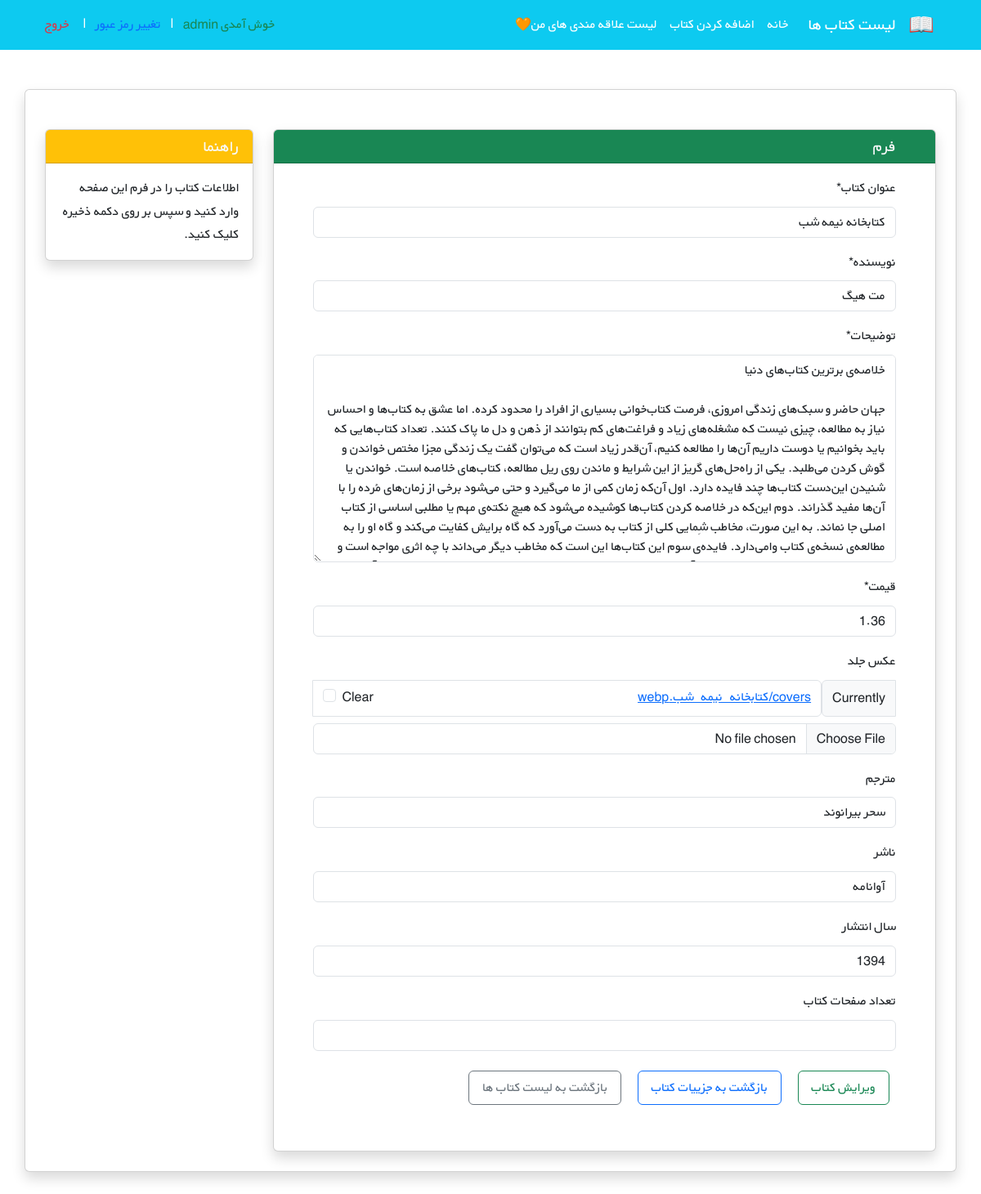
Page /books/update/6/ (signed in) on the earlier database version.
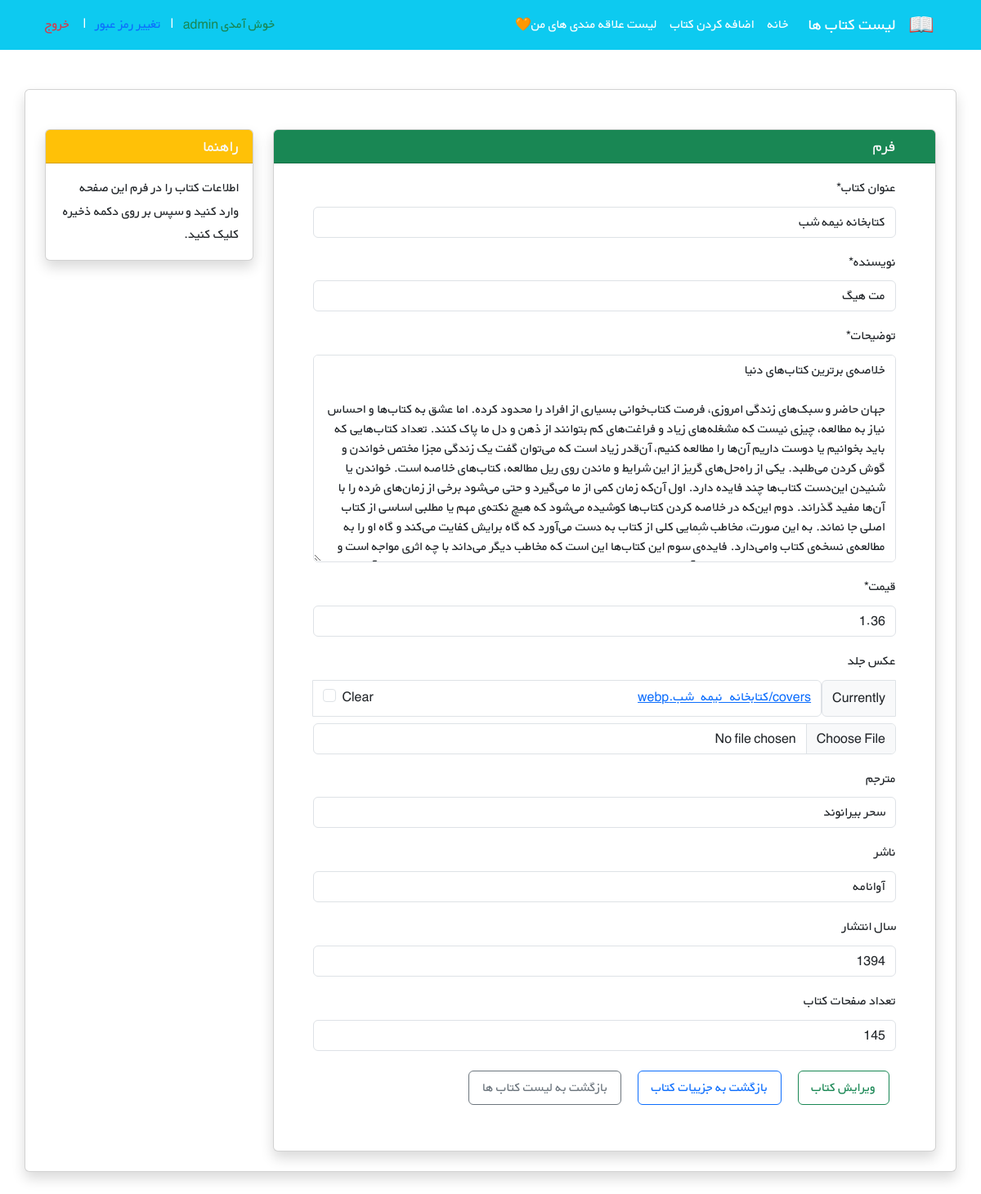
Same page on the later database version.
### books/models.py (models this page shows, shortened)
class Book(models.Model):
    title = models.CharField(max_length=255, verbose_name='عنوان کتاب')
    author = models.CharField(max_length=255, default='جک لندن', verbose_name='نویسنده')
    description = models.TextField(verbose_name='توضیحات')
    price = models.DecimalField(max_digits=6, decimal_places=2, default=9.99, verbose_name='قیمت')
    cover = models.ImageField(upload_to='covers/', blank=True, verbose_name='عکس جلد')
    translator = models.CharField(max_length=255, blank=True, verbose_name='مترجم')
    publisher = models.CharField(max_length=255, blank=True, verbose_name='ناشر')
    year_published = models.PositiveSmallIntegerField(null=True, blank=True, verbose_name='سال انتشار')
    number_of_pages = models.PositiveSmallIntegerField(null=True, blank=True, verbose_name='تعداد صفحات کتاب')
    datetime_created = models.DateTimeField(auto_now_add=True, verbose_name='زمان ایجاد کتاب')
    user = models.ForeignKey(to=get_user_model(), on_delete=models.CASCADE, verbose_name='ایجاد کننده کتاب', related_name='books')
    def get_absolute_url(self):
        return reverse("book_detail", kwargs={"pk": self.pk})

### books/views.py (the view, shortened to what this page needs)
# urls.py: path('update/<int:pk>/', BookUpdateView.as_view(), name='book_update'),
class BookUpdateView(LoginRequiredMixin, UserPassesTestMixin, generic.UpdateView):
    model = Book
    form_class = BookForm
    template_name = 'books/book_update_form.html'
    context_object_name = 'book'
    def test_func(self):
        object = self.get_object()
        return object.user==self.request.user

### books/forms.py
class BookForm(forms.ModelForm):
    class Meta:
        model = Book
        fields = ('title', 'author', 'description', 'price', 'cover', 'translator', 'publisher', 'year_published', 'number_of_pages', )

### books/templates/books/book_update_form.html (shortened to what this page needs)
{% extends "_base.html" %}
{% load crispy_forms_tags %}
{% block content %}
<div class="container mt-4" dir="rtl">
    <div class="row">
        <div class="col-9">
            <div class="card shadow my-3">
                <h5 class="card-header bg-success text-light px-5">فرم</h5>
                <div class="px-5 pt-3 pb-5">
                    <form method='post' enctype='multipart/form-data'>
                        {{ form|crispy }}
                        <input type='submit' class='btn btn-outline-success px-3 py-2 m-2' value='ویرایش کتاب'>
                        <a href="{{book.get_absolute_url}}" class='btn btn-outline-primary px-3 py-2 m-2'>بازگشت به جزییات کتاب</a>
                        <a href="{% url 'books' %}" class='btn btn-outline-secondary px-3 py-2 m-2'>بازگشت به لیست کتاب ها</a>
                    </form>
                </div>
            </div>
        </div>
        <div class="col-3">
                <div class="card my-3 shadow">
                    <h5 class="card-header bg-warning text-light">راهنما</h5>
                    <div class="card-body">
                        <p class="card-text">
                            اطلاعات کتاب را در فرم این صفحه وارد کنید و سپس بر روی دکمه ذخیره کلیک کنید.
                        </p>
                    </div>
                </div>
        </div>
    </div>
</div>
{% endblock content %}

Differences in the rows shown:
changed Book "کتابخانه نیمه شب": number_of_pages (not shown) → "145"
